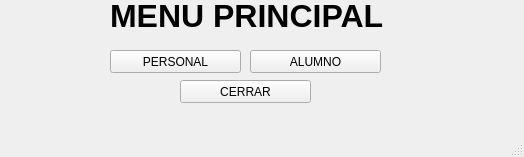
<?xml version="1.0" encoding="UTF-8"?>
<ui version="4.0">
 <class>menu</class>
 <widget class="QMainWindow" name="menu">
  <property name="geometry">
   <rect>
    <x>0</x>
    <y>0</y>
    <width>524</width>
    <height>157</height>
   </rect>
  </property>
  <property name="windowTitle">
   <string>MainWindow</string>
  </property>
  <widget class="QWidget" name="centralwidget">
   <widget class="QLabel" name="label">
    <property name="geometry">
     <rect>
      <x>110</x>
      <y>0</y>
      <width>291</width>
      <height>31</height>
     </rect>
    </property>
    <property name="font">
     <font>
      <pointsize>24</pointsize>
      <weight>75</weight>
      <bold>true</bold>
     </font>
    </property>
    <property name="text">
     <string>MENU PRINCIPAL</string>
    </property>
   </widget>
   <widget class="QPushButton" name="btn_personal">
    <property name="geometry">
     <rect>
      <x>110</x>
      <y>50</y>
      <width>131</width>
      <height>23</height>
     </rect>
    </property>
    <property name="text">
     <string>PERSONAL</string>
    </property>
   </widget>
   <widget class="QPushButton" name="btn_alumno">
    <property name="geometry">
     <rect>
      <x>250</x>
      <y>50</y>
      <width>131</width>
      <height>23</height>
     </rect>
    </property>
    <property name="text">
     <string>ALUMNO</string>
    </property>
   </widget>
   <widget class="QPushButton" name="btn_cerrar">
    <property name="geometry">
     <rect>
      <x>180</x>
      <y>80</y>
      <width>131</width>
      <height>23</height>
     </rect>
    </property>
    <property name="text">
     <string>CERRAR</string>
    </property>
   </widget>
  </widget>
  <widget class="QMenuBar" name="menubar">
   <property name="geometry">
    <rect>
     <x>0</x>
     <y>0</y>
     <width>524</width>
     <height>21</height>
    </rect>
   </property>
  </widget>
  <widget class="QStatusBar" name="statusbar"/>
 </widget>
 <resources/>
 <connections/>
</ui>
